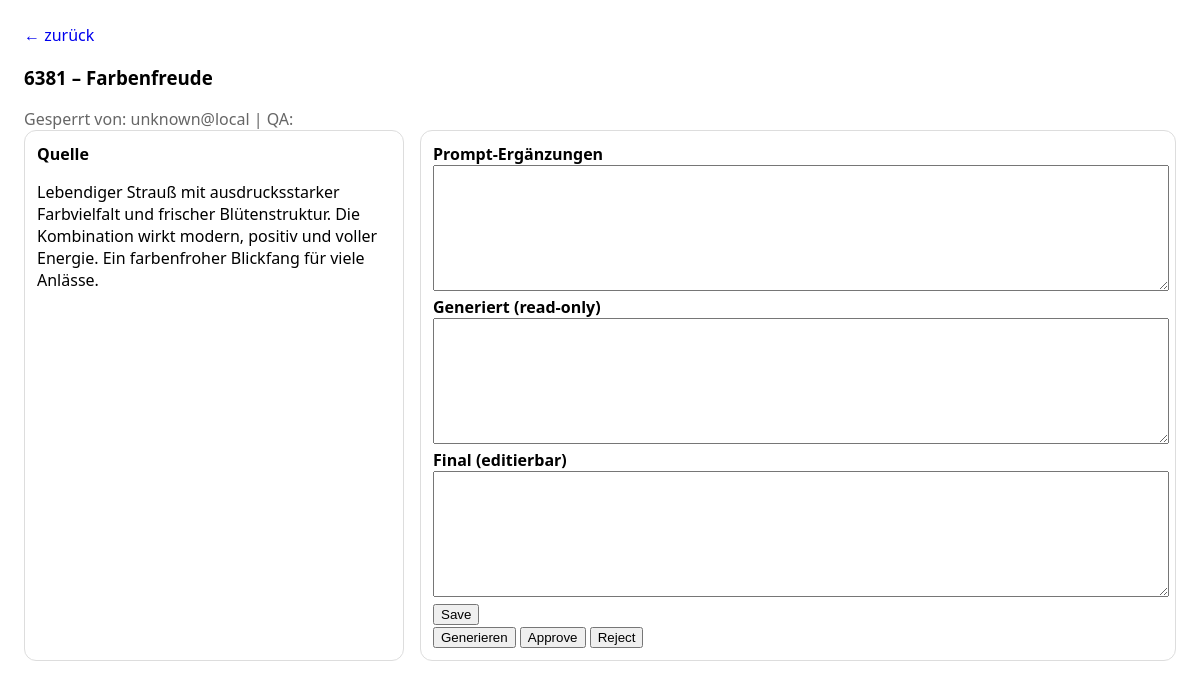
Page /p/6381 on the committed database.
### app/models.py (models this page shows)
class Product(Base):
    __tablename__ = "products"
    art_nr: Mapped[str] = mapped_column(String(20), primary_key=True)
    name: Mapped[str] = mapped_column(String(255), nullable=False)
    beschreibung_quelle: Mapped[str] = mapped_column(Text, default="")
    prompt_ergaenzungen: Mapped[str] = mapped_column(Text, default="")
    beschreibung_generiert: Mapped[str] = mapped_column(Text, default="")
    beschreibung_final: Mapped[str] = mapped_column(Text, default="")
    review_status: Mapped[str] = mapped_column(String(30), default="pending")  # pending/in_review/approved/rejected
    qa_notes: Mapped[str] = mapped_column(Text, default="")
    locked_by: Mapped[str] = mapped_column(String(255), default="")
    locked_at: Mapped[datetime | None] = mapped_column(DateTime, nullable=True)
    updated_by: Mapped[str] = mapped_column(String(255), default="")
    updated_at: Mapped[datetime] = mapped_column(DateTime, default=datetime.utcnow)

### app/main.py (the view)
@app.get("/p/{art_nr}", response_class=HTMLResponse)
def product_detail(request: Request, art_nr: str, db: Session = Depends(get_db)):
    user = current_user(request)
    p = lock_product(db, art_nr, user)
    return templates.TemplateResponse("product_detail.html", {"request": request, "p": p, "user": user})

### app/templates/product_detail.html
{% extends "base.html" %}
{% block content %}
<a href="/">← zurück</a>
<h3>{{p.art_nr}} – {{p.name}}</h3>
<div class="muted">Gesperrt von: {{p.locked_by}} | QA: {{p.qa_notes}}</div>
<div class="grid">
  <div class="card">
    <b>Quelle</b>
    <p>{{p.beschreibung_quelle}}</p>
  </div>
  <div class="card">
    <form action="/p/{{p.art_nr}}/save" method="post">
      <label><b>Prompt-Ergänzungen</b></label>
      <textarea name="prompt_ergaenzungen">{{p.prompt_ergaenzungen}}</textarea>
      <label><b>Generiert (read-only)</b></label>
      <textarea readonly>{{p.beschreibung_generiert}}</textarea>
      <label><b>Final (editierbar)</b></label>
      <textarea name="beschreibung_final">{{p.beschreibung_final}}</textarea>
      <button type="submit">Save</button>
    </form>
    <form action="/p/{{p.art_nr}}/generate" method="post" style="display:inline;">
      <button type="submit">Generieren</button>
    </form>
    <form action="/p/{{p.art_nr}}/approve" method="post" style="display:inline;">
      <button type="submit">Approve</button>
    </form>
    <form action="/p/{{p.art_nr}}/reject" method="post" style="display:inline;">
      <button type="submit">Reject</button>
    </form>
  </div>
</div>
{% endblock %}

### app/templates/base.html (style rules this page uses)
body { font-family: system-ui, sans-serif; margin: 24px; }
.grid { display: grid; grid-template-columns: 380px 1fr; gap: 16px; }
.card { border: 1px solid #ddd; border-radius: 12px; padding: 12px; }
textarea { width: 100%; min-height: 120px; }
.muted { color: #666; }
a { text-decoration: none; }

### rows in the picture
Product: art_nr "6381", name "Farbenfreude", locked_by "unknown@local", beschreibung_quelle "Lebendiger Strauß mit ausdrucksstarker Farbvielfalt und frischer Blütenstruktur. Die Kombination wirkt modern, positiv und voller Energie. Ein farbenfroher Blickfang für viele Anlässe."
